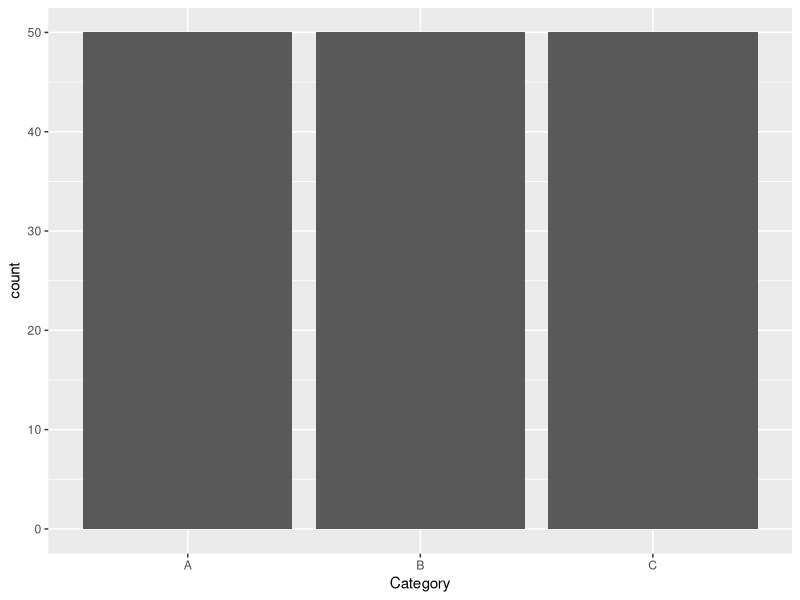

Here is the R script that generated this plot:
set.seed(123)

df <- data.frame(
  Category = rep(c("A", "B", "C"), each = 50),
  Subcategory = rep(c("X", "Y"), 75),
  Value = rnorm(150, mean = 50, sd = 10)
)
library(ggplot2)

ggplot(df, aes(x = Category)) +
  geom_bar()








